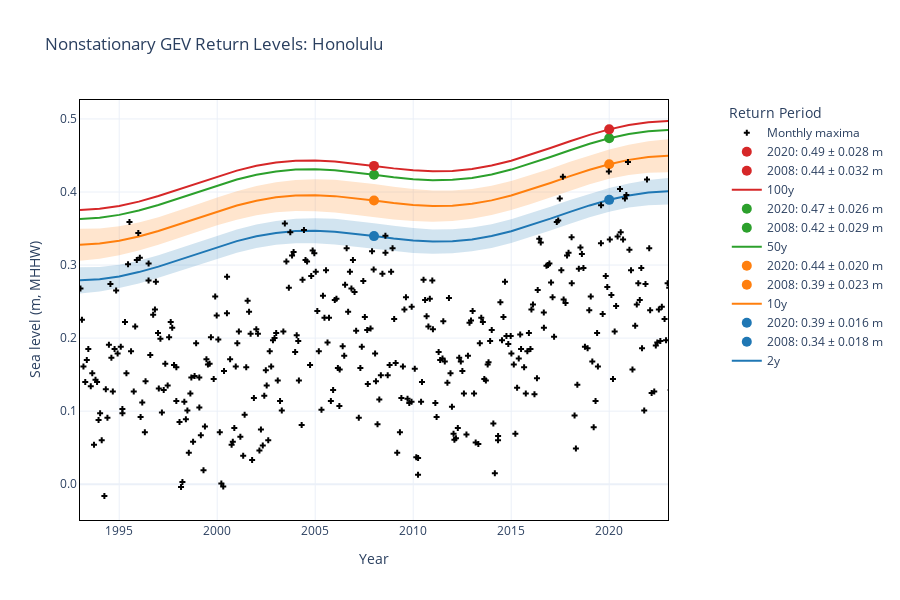

Notebook code cell kept with this figure:
### Markdown cell above
We can also make it interactive.

### Code cell
#The mean of the location parameter should be the mean of the monthly maxima
meanmaxSL = w_cvte2[1]-STNDtoMHHW
#The standard deviation should be the standard deviation of the monthly maxima  
rangemaxSL = w_cvte2[2]
fig = plotting.plotTimeDependentReturnValue_plotly(stationID, 
                                                   STNDtoMHHW, 
                                                   dirs['model_output_dir'], 
                                                   station_name, 
                                                   mm, 
                                                   year0plot, 
                                                   meanmaxSL, 
                                                   rangemaxSL,
                                                   specModel='RL_muN.nc')

### Figure 1 — Plotly figure (JSON) as saved in the notebook; plotly's stock layout.template omitted (floating-point values rounded to 4 significant figures; data arrays with more than 128 entries replaced by an {"elided": "..."} marker saying what was removed)
{"data": [{"hovertemplate": "%{x:.0f}: %{y:.3f} m", "line": {"color": "#1f77b4", "width": 2}, "mode": "lines", "name": "2y", "type": "scatter", "x": [1993.0, 1994.0, 1995.0, 1996.0, 1997.0, 1998.0, 1999.0, 2000.0, 2001.0, 2002.0, 2003.0, 2004.0, 2005.0, 2006.0, 2007.0, 2008.0, 2009.0, 2010.0, 2011.0, 2012.0, 2013.0, 2014.0, 2015.0, 2016.0, 2017.0, 2018.0, 2019.0, 2020.0, 2021.0, 2022.0, 2023.0, 2024.0], "y": [0.2791, 0.2807, 0.2845, 0.2904, 0.2979, 0.3066, 0.3158, 0.3247, 0.3328, 0.3393, 0.344, 0.3466, 0.347, 0.3457, 0.343, 0.3397, 0.3362, 0.3335, 0.3321, 0.3325, 0.3351, 0.3398, 0.3464, 0.3545, 0.3636, 0.3728, 0.3816, 0.3893, 0.3952, 0.3992, 0.401, 0.4007]}, {"hovertemplate": "%{x:.0f}: %{y:.3f} m", "marker": {"color": "#1f77b4", "size": 10}, "mode": "markers+text", "name": "2008: 0.34 ± 0.018 m", "textposition": "top right", "type": "scatter", "x": [2008], "y": [0.3397]}, {"hovertemplate": "%{x:.0f}: %{y:.3f} m", "marker": {"color": "#1f77b4", "size": 10}, "mode": "markers+text", "name": "2020: 0.39 ± 0.016 m", "textposition": "top right", "type": "scatter", "x": [2020], "y": [0.3893]}, {"hovertemplate": "%{x:.0f}: %{y:.3f} m", "line": {"color": "#ff7f0e", "width": 2}, "mode": "lines", "name": "10y", "type": "scatter", "x": [1993.0, 1994.0, 1995.0, 1996.0, 1997.0, 1998.0, 1999.0, 2000.0, 2001.0, 2002.0, 2003.0, 2004.0, 2005.0, 2006.0, 2007.0, 2008.0, 2009.0, 2010.0, 2011.0, 2012.0, 2013.0, 2014.0, 2015.0, 2016.0, 2017.0, 2018.0, 2019.0, 2020.0, 2021.0, 2022.0, 2023.0, 2024.0], "y": [0.3278, 0.3294, 0.3332, 0.3391, 0.3467, 0.3554, 0.3646, 0.3735, 0.3816, 0.3881, 0.3928, 0.3953, 0.3957, 0.3944, 0.3916, 0.3883, 0.3849, 0.3821, 0.3808, 0.3812, 0.3838, 0.3885, 0.3952, 0.4033, 0.4124, 0.4217, 0.4305, 0.4381, 0.444, 0.4479, 0.4497, 0.4494]}, {"hovertemplate": "%{x:.0f}: %{y:.3f} m", "marker": {"color": "#ff7f0e", "size": 10}, "mode": "markers+text", "name": "2008: 0.39 ± 0.023 m", "textposition": "top right", "type": "scatter", "x": [2008], "y": [0.3883]}, {"hovertemplate": "%{x:.0f}: %{y:.3f} m", "marker": {"color": "#ff7f0e", "size": 10}, "mode": "markers+text", "name": "2020: 0.44 ± 0.020 m", "textposition": "top right", "type": "scatter", "x": [2020], "y": [0.4381]}, {"hovertemplate": "%{x:.0f}: %{y:.3f} m", "line": {"color": "#2ca02c", "width": 2}, "mode": "lines", "name": "50y", "type": "scatter", "x": [1993.0, 1994.0, 1995.0, 1996.0, 1997.0, 1998.0, 1999.0, 2000.0, 2001.0, 2002.0, 2003.0, 2004.0, 2005.0, 2006.0, 2007.0, 2008.0, 2009.0, 2010.0, 2011.0, 2012.0, 2013.0, 2014.0, 2015.0, 2016.0, 2017.0, 2018.0, 2019.0, 2020.0, 2021.0, 2022.0, 2023.0, 2024.0], "y": [0.3632, 0.3649, 0.3687, 0.3746, 0.3822, 0.391, 0.4002, 0.4091, 0.4171, 0.4236, 0.4282, 0.4307, 0.4311, 0.4297, 0.427, 0.4236, 0.4202, 0.4175, 0.4162, 0.4166, 0.4192, 0.424, 0.4307, 0.4389, 0.448, 0.4572, 0.466, 0.4736, 0.4795, 0.4833, 0.4851, 0.4848]}, {"hovertemplate": "%{x:.0f}: %{y:.3f} m", "marker": {"color": "#2ca02c", "size": 10}, "mode": "markers+text", "name": "2008: 0.42 ± 0.029 m", "textposition": "top right", "type": "scatter", "x": [2008], "y": [0.4236]}, {"hovertemplate": "%{x:.0f}: %{y:.3f} m", "marker": {"color": "#2ca02c", "size": 10}, "mode": "markers+text", "name": "2020: 0.47 ± 0.026 m", "textposition": "top right", "type": "scatter", "x": [2020], "y": [0.4736]}, {"hovertemplate": "%{x:.0f}: %{y:.3f} m", "line": {"color": "#d62728", "width": 2}, "mode": "lines", "name": "100y", "type": "scatter", "x": [1993.0, 1994.0, 1995.0, 1996.0, 1997.0, 1998.0, 1999.0, 2000.0, 2001.0, 2002.0, 2003.0, 2004.0, 2005.0, 2006.0, 2007.0, 2008.0, 2009.0, 2010.0, 2011.0, 2012.0, 2013.0, 2014.0, 2015.0, 2016.0, 2017.0, 2018.0, 2019.0, 2020.0, 2021.0, 2022.0, 2023.0, 2024.0], "y": [0.3753, 0.377, 0.3809, 0.3868, 0.3944, 0.4032, 0.4124, 0.4213, 0.4293, 0.4358, 0.4404, 0.4429, 0.4433, 0.4419, 0.4391, 0.4358, 0.4323, 0.4296, 0.4283, 0.4288, 0.4314, 0.4362, 0.4429, 0.4511, 0.4602, 0.4695, 0.4782, 0.4858, 0.4916, 0.4955, 0.4972, 0.4969]}, {"hovertemplate": "%{x:.0f}: %{y:.3f} m", "marker": {"color": "#d62728", "size": 10}, "mode": "markers+text", "name": "2008: 0.44 ± 0.032 m", "textposition": "top right", "type": "scatter", "x": [2008], "y": [0.4358]}, {"hovertemplate": "%{x:.0f}: %{y:.3f} m", "marker": {"color": "#d62728", "size": 10}, "mode": "markers+text", "name": "2020: 0.49 ± 0.028 m", "textposition": "top right", "type": "scatter", "x": [2020], "y": [0.4858]}, {"fillcolor": "rgba(31.0, 119.0, 180.0, 0.2)", "hoverlabel": {"bgcolor": "rgba(31.0, 119.0, 180.0, 0.2)", "font": {"color": "#1f77b4"}}, "hovertemplate": "%{x:.0f}: %{y:.3f} m", "line": {"color": "rgba(31.0, 119.0, 180.0, 0)"}, "mode": "lines", "name": "Upper Confidence Interval", "showlegend": false, "type": "scatter", "x": [1993.0, 1994.0, 1995.0, 1996.0, 1997.0, 1998.0, 1999.0, 2000.0, 2001.0, 2002.0, 2003.0, 2004.0, 2005.0, 2006.0, 2007.0, 2008.0, 2009.0, 2010.0, 2011.0, 2012.0, 2013.0, 2014.0, 2015.0, 2016.0, 2017.0, 2018.0, 2019.0, 2020.0, 2021.0, 2022.0, 2023.0, 2024.0], "y": [0.297, 0.2974, 0.3004, 0.3059, 0.3133, 0.322, 0.3313, 0.3403, 0.3486, 0.3554, 0.3604, 0.3633, 0.3642, 0.3632, 0.3607, 0.3573, 0.3536, 0.3506, 0.3488, 0.3489, 0.3513, 0.356, 0.3627, 0.3709, 0.3799, 0.3891, 0.3978, 0.4055, 0.4118, 0.4163, 0.4191, 0.4199]}, {"fill": "tonexty", "fillcolor": "rgba(31.0, 119.0, 180.0, 0.2)", "hoverlabel": {"bgcolor": "rgba(31.0, 119.0, 180.0, 0.2)", "font": {"color": "#1f77b4"}}, "hovertemplate": "%{x:.0f}: %{y:.3f} m", "line": {"color": "rgba(31.0, 119.0, 180.0, 0)"}, "mode": "lines", "name": "Lower Confidence Interval", "showlegend": false, "type": "scatter", "x": [1993.0, 1994.0, 1995.0, 1996.0, 1997.0, 1998.0, 1999.0, 2000.0, 2001.0, 2002.0, 2003.0, 2004.0, 2005.0, 2006.0, 2007.0, 2008.0, 2009.0, 2010.0, 2011.0, 2012.0, 2013.0, 2014.0, 2015.0, 2016.0, 2017.0, 2018.0, 2019.0, 2020.0, 2021.0, 2022.0, 2023.0, 2024.0], "y": [0.2612, 0.2639, 0.2685, 0.2748, 0.2825, 0.2912, 0.3003, 0.309, 0.317, 0.3233, 0.3276, 0.3298, 0.3298, 0.3282, 0.3253, 0.322, 0.3188, 0.3164, 0.3154, 0.3162, 0.3188, 0.3235, 0.33, 0.3381, 0.3472, 0.3566, 0.3654, 0.373, 0.3787, 0.382, 0.3829, 0.3815]}, {"fillcolor": "rgba(255.0, 127.0, 14.0, 0.2)", "hoverlabel": {"bgcolor": "rgba(255.0, 127.0, 14.0, 0.2)", "font": {"color": "#ff7f0e"}}, "hovertemplate": "%{x:.0f}: %{y:.3f} m", "line": {"color": "rgba(255.0, 127.0, 14.0, 0)"}, "mode": "lines", "name": "Upper Confidence Interval", "showlegend": false, "type": "scatter", "x": [1993.0, 1994.0, 1995.0, 1996.0, 1997.0, 1998.0, 1999.0, 2000.0, 2001.0, 2002.0, 2003.0, 2004.0, 2005.0, 2006.0, 2007.0, 2008.0, 2009.0, 2010.0, 2011.0, 2012.0, 2013.0, 2014.0, 2015.0, 2016.0, 2017.0, 2018.0, 2019.0, 2020.0, 2021.0, 2022.0, 2023.0, 2024.0], "y": [0.3498, 0.3501, 0.353, 0.3582, 0.3654, 0.3741, 0.3834, 0.3926, 0.401, 0.4081, 0.4133, 0.4165, 0.4176, 0.4167, 0.4143, 0.4109, 0.4072, 0.404, 0.4021, 0.402, 0.4041, 0.4085, 0.4149, 0.423, 0.432, 0.4413, 0.4501, 0.4581, 0.4646, 0.4694, 0.4722, 0.4731]}, {"fill": "tonexty", "fillcolor": "rgba(255.0, 127.0, 14.0, 0.2)", "hoverlabel": {"bgcolor": "rgba(255.0, 127.0, 14.0, 0.2)", "font": {"color": "#ff7f0e"}}, "hovertemplate": "%{x:.0f}: %{y:.3f} m", "line": {"color": "rgba(255.0, 127.0, 14.0, 0)"}, "mode": "lines", "name": "Lower Confidence Interval", "showlegend": false, "type": "scatter", "x": [1993.0, 1994.0, 1995.0, 1996.0, 1997.0, 1998.0, 1999.0, 2000.0, 2001.0, 2002.0, 2003.0, 2004.0, 2005.0, 2006.0, 2007.0, 2008.0, 2009.0, 2010.0, 2011.0, 2012.0, 2013.0, 2014.0, 2015.0, 2016.0, 2017.0, 2018.0, 2019.0, 2020.0, 2021.0, 2022.0, 2023.0, 2024.0], "y": [0.3058, 0.3087, 0.3135, 0.3201, 0.328, 0.3367, 0.3458, 0.3545, 0.3622, 0.3682, 0.3722, 0.374, 0.3738, 0.372, 0.369, 0.3656, 0.3625, 0.3602, 0.3595, 0.3605, 0.3635, 0.3685, 0.3754, 0.3837, 0.3928, 0.4021, 0.4108, 0.4181, 0.4234, 0.4264, 0.4271, 0.4256]}, {"hovertemplate": "%{x:.0f}: %{y:.3f} m", "marker": {"color": "black", "size": 5, "symbol": "cross"}, "mode": "markers", "name": "Monthly maxima", "type": "scatter", "x": {"elided": "384 float values"}, "y": {"elided": "384 float values"}}], "layout": {"height": 600, "legend": {"title": {"text": "Return Period"}, "x": 1.1, "y": 1}, "title": {"text": "Nonstationary GEV Return Levels: Honolulu"}, "width": 900, "xaxis": {"linecolor": "black", "mirror": true, "range": [1993, 2023], "showline": true, "tickformat": ".0f", "title": {"text": "Year"}}, "yaxis": {"linecolor": "black", "mirror": true, "range": [[0.09478], [0.1758]], "showline": true, "tickformat": ".1f", "title": {"text": "Sea level (m, MHHW)"}}}}
